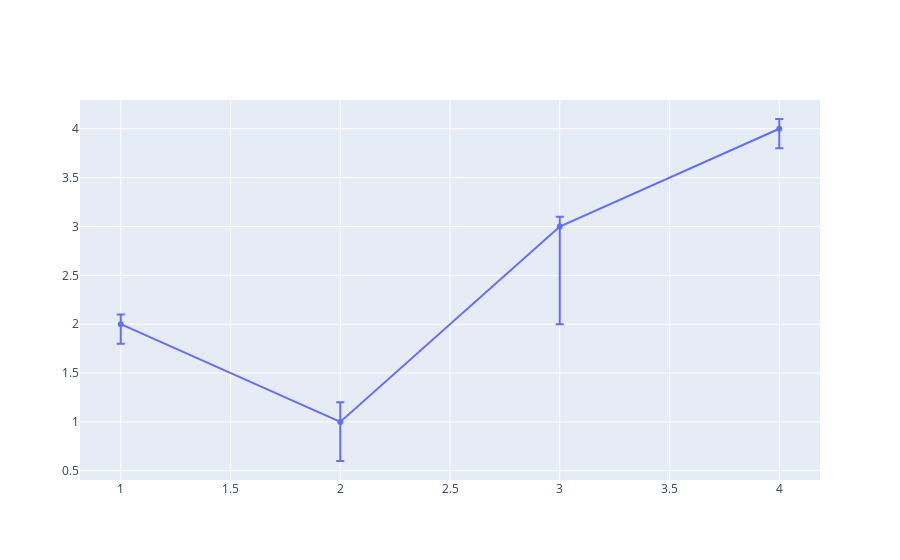

The code cell stored with this chart in its notebook:
### Code cell
fig = go.Figure(go.Scatter(
    x=[1, 2, 3, 4],
    y=[2, 1, 3, 4],
    error_y=dict(
        type='data',
        symmetric=False,
        array=[0.1, 0.2, 0.1, 0.1],
        arrayminus=[0.2, 0.4, 1, 0.2]
    )
))
fig

### Figure 1 — Plotly figure (JSON) as saved in the notebook; plotly's stock layout.template omitted (floating-point values rounded to 4 significant figures)
{"data": [{"error_y": {"array": [0.1, 0.2, 0.1, 0.1], "arrayminus": [0.2, 0.4, 1, 0.2], "symmetric": false, "type": "data"}, "type": "scatter", "x": [1, 2, 3, 4], "y": [2, 1, 3, 4]}], "layout": {}}
